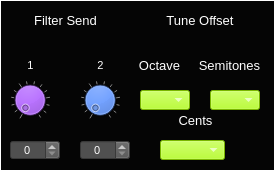
    <widget class="CustomFrame" name="frame_PADsynth_SendFiltersTuneOffset">
     <property name="geometry">
      <rect>
       <x>10</x>
       <y>10</y>
       <width>275</width>
       <height>171</height>
      </rect>
     </property>
     <property name="styleSheet">
      <string notr="true">background-color: rgb(5, 5, 5);
color: rgb(255, 255, 255);</string>
     </property>
     <property name="frameShape">
      <enum>QFrame::Panel</enum>
     </property>
     <property name="frameShadow">
      <enum>QFrame::Plain</enum>
     </property>
     <property name="lineWidth">
      <number>1</number>
     </property>
     <property name="midLineWidth">
      <number>1</number>
     </property>
     <widget class="CustomSpinBox" name="spinBox_PADsynthSendFilter2">
      <property name="geometry">
       <rect>
        <x>80</x>
        <y>140</y>
        <width>50</width>
        <height>20</height>
       </rect>
      </property>
      <property name="font">
       <font>
        <pointsize>8</pointsize>
       </font>
      </property>
      <property name="focusPolicy">
       <enum>Qt::NoFocus</enum>
      </property>
      <property name="styleSheet">
       <string notr="true">background-color: rgb(80,80,80);
color: rgb(255, 255, 255);</string>
      </property>
      <property name="alignment">
       <set>Qt::AlignCenter</set>
      </property>
      <property name="readOnly">
       <bool>false</bool>
      </property>
      <property name="accelerated">
       <bool>true</bool>
      </property>
      <property name="maximum">
       <number>100</number>
      </property>
      <property name="value">
       <number>0</number>
      </property>
     </widget>
     <widget class="CustomDial" name="dial_PADsynthSendFilter2">
      <property name="geometry">
       <rect>
        <x>80</x>
        <y>80</y>
        <width>40</width>
        <height>40</height>
       </rect>
      </property>
      <property name="focusPolicy">
       <enum>Qt::NoFocus</enum>
      </property>
      <property name="styleSheet">
       <string notr="true">background-color: rgb(0, 85, 255);</string>
      </property>
      <property name="maximum">
       <number>100</number>
      </property>
      <property name="value">
       <number>0</number>
      </property>
      <property name="wrapping">
       <bool>false</bool>
      </property>
      <property name="notchTarget">
       <double>8.000000000000000</double>
      </property>
      <property name="notchesVisible">
       <bool>true</bool>
      </property>
     </widget>
     <widget class="CustomSpinBox" name="spinBox_PADsynthSendFilter1">
      <property name="geometry">
       <rect>
        <x>10</x>
        <y>140</y>
        <width>50</width>
        <height>20</height>
       </rect>
      </property>
      <property name="font">
       <font>
        <pointsize>8</pointsize>
       </font>
      </property>
      <property name="focusPolicy">
       <enum>Qt::NoFocus</enum>
      </property>
      <property name="styleSheet">
       <string notr="true">background-color: rgb(80,80,80);
color: rgb(255, 255, 255);</string>
      </property>
      <property name="alignment">
       <set>Qt::AlignCenter</set>
      </property>
      <property name="readOnly">
       <bool>false</bool>
      </property>
      <property name="accelerated">
       <bool>true</bool>
      </property>
      <property name="maximum">
       <number>100</number>
      </property>
      <property name="value">
       <number>0</number>
      </property>
     </widget>
     <widget class="QLabel" name="label_388">
      <property name="geometry">
       <rect>
        <x>20</x>
        <y>10</y>
        <width>91</width>
        <height>21</height>
       </rect>
      </property>
      <property name="font">
       <font>
        <pointsize>10</pointsize>
       </font>
      </property>
      <property name="styleSheet">
       <string notr="true">color: rgb(255, 255, 255);</string>
      </property>
      <property name="text">
       <string>Filter Send</string>
      </property>
      <property name="alignment">
       <set>Qt::AlignCenter</set>
      </property>
     </widget>
     <widget class="CustomDial" name="dial_PADsynthSendFilter1">
      <property name="geometry">
       <rect>
        <x>10</x>
        <y>80</y>
        <width>40</width>
        <height>40</height>
       </rect>
      </property>
      <property name="focusPolicy">
       <enum>Qt::NoFocus</enum>
      </property>
      <property name="styleSheet">
       <string notr="true">background-color: rgb(170, 85, 255);</string>
      </property>
      <property name="maximum">
       <number>100</number>
      </property>
      <property name="value">
       <number>0</number>
      </property>
      <property name="wrapping">
       <bool>false</bool>
      </property>
      <property name="notchTarget">
       <double>8.000000000000000</double>
      </property>
      <property name="notchesVisible">
       <bool>true</bool>
      </property>
     </widget>
     <widget class="QLabel" name="label_389">
      <property name="geometry">
       <rect>
        <x>20</x>
        <y>50</y>
        <width>21</width>
        <height>31</height>
       </rect>
      </property>
      <property name="font">
       <font>
        <pointsize>8</pointsize>
       </font>
      </property>
      <property name="styleSheet">
       <string notr="true">color: rgb(255, 255, 255);</string>
      </property>
      <property name="text">
       <string>1</string>
      </property>
      <property name="alignment">
       <set>Qt::AlignCenter</set>
      </property>
     </widget>
     <widget class="QLabel" name="label_390">
      <property name="geometry">
       <rect>
        <x>90</x>
        <y>50</y>
        <width>21</width>
        <height>31</height>
       </rect>
      </property>
      <property name="font">
       <font>
        <pointsize>8</pointsize>
       </font>
      </property>
      <property name="styleSheet">
       <string notr="true">color: rgb(255, 255, 255);</string>
      </property>
      <property name="text">
       <string>2</string>
      </property>
      <property name="alignment">
       <set>Qt::AlignCenter</set>
      </property>
     </widget>
     <widget class="CustomComboBox" name="comboBox_PADsynthTuneCents">
      <property name="geometry">
       <rect>
        <x>160</x>
        <y>140</y>
        <width>65</width>
        <height>20</height>
       </rect>
      </property>
      <property name="font">
       <font>
        <pointsize>8</pointsize>
       </font>
      </property>
      <property name="focusPolicy">
       <enum>Qt::NoFocus</enum>
      </property>
      <property name="styleSheet">
       <string notr="true">selection-background-color: rgb(255, 0, 0);
border-color: rgb(0, 0, 0);
background-color: rgb(170, 255, 0);
</string>
      </property>
      <property name="currentText">
       <string/>
      </property>
      <property name="currentIndex">
       <number>-1</number>
      </property>
      <property name="maxVisibleItems">
       <number>4</number>
      </property>
     </widget>
     <widget class="QLabel" name="label_393">
      <property name="geometry">
       <rect>
        <x>150</x>
        <y>10</y>
        <width>100</width>
        <height>20</height>
       </rect>
      </property>
      <property name="font">
       <font>
        <pointsize>10</pointsize>
       </font>
      </property>
      <property name="styleSheet">
       <string notr="true">color: rgb(255, 255, 255);</string>
      </property>
      <property name="text">
       <string>Tune Offset</string>
      </property>
      <property name="alignment">
       <set>Qt::AlignCenter</set>
      </property>
     </widget>
     <widget class="QLabel" name="label_394">
      <property name="geometry">
       <rect>
        <x>194</x>
        <y>55</y>
        <width>71</width>
        <height>21</height>
       </rect>
      </property>
      <property name="font">
       <font>
        <pointsize>10</pointsize>
       </font>
      </property>
      <property name="styleSheet">
       <string notr="true">color: rgb(255, 255, 255);</string>
      </property>
      <property name="text">
       <string>Semitones</string>
      </property>
      <property name="alignment">
       <set>Qt::AlignCenter</set>
      </property>
     </widget>
     <widget class="QLabel" name="label_392">
      <property name="geometry">
       <rect>
        <x>170</x>
        <y>110</y>
        <width>51</width>
        <height>21</height>
       </rect>
      </property>
      <property name="font">
       <font>
        <pointsize>10</pointsize>
       </font>
      </property>
      <property name="styleSheet">
       <string notr="true">color: rgb(255, 255, 255);</string>
      </property>
      <property name="text">
       <string>Cents</string>
      </property>
      <property name="alignment">
       <set>Qt::AlignCenter</set>
      </property>
     </widget>
     <widget class="CustomComboBox" name="comboBox_PADsynthTuneSemitones">
      <property name="geometry">
       <rect>
        <x>210</x>
        <y>90</y>
        <width>50</width>
        <height>20</height>
       </rect>
      </property>
      <property name="font">
       <font>
        <pointsize>8</pointsize>
       </font>
      </property>
      <property name="focusPolicy">
       <enum>Qt::NoFocus</enum>
      </property>
      <property name="styleSheet">
       <string notr="true">selection-background-color: rgb(255, 0, 0);
border-color: rgb(0, 0, 0);
background-color: rgb(170, 255, 0);
</string>
      </property>
      <property name="currentText">
       <string/>
      </property>
      <property name="currentIndex">
       <number>-1</number>
      </property>
      <property name="maxVisibleItems">
       <number>4</number>
      </property>
     </widget>
     <widget class="CustomComboBox" name="comboBox_PADsynthTuneOctave">
      <property name="geometry">
       <rect>
        <x>140</x>
        <y>90</y>
        <width>50</width>
        <height>20</height>
       </rect>
      </property>
      <property name="font">
       <font>
        <pointsize>8</pointsize>
       </font>
      </property>
      <property name="focusPolicy">
       <enum>Qt::NoFocus</enum>
      </property>
      <property name="styleSheet">
       <string notr="true">selection-background-color: rgb(255, 0, 0);
border-color: rgb(0, 0, 0);
background-color: rgb(170, 255, 0);
</string>
      </property>
      <property name="currentText">
       <string/>
      </property>
      <property name="currentIndex">
       <number>-1</number>
      </property>
      <property name="maxVisibleItems">
       <number>4</number>
      </property>
     </widget>
     <widget class="QLabel" name="label_391">
      <property name="geometry">
       <rect>
        <x>134</x>
        <y>55</y>
        <width>51</width>
        <height>21</height>
       </rect>
      </property>
      <property name="font">
       <font>
        <pointsize>10</pointsize>
       </font>
      </property>
      <property name="styleSheet">
       <string notr="true">color: rgb(255, 255, 255);</string>
      </property>
      <property name="text">
       <string>Octave</string>
      </property>
      <property name="alignment">
       <set>Qt::AlignCenter</set>
      </property>
     </widget>
    </widget>
